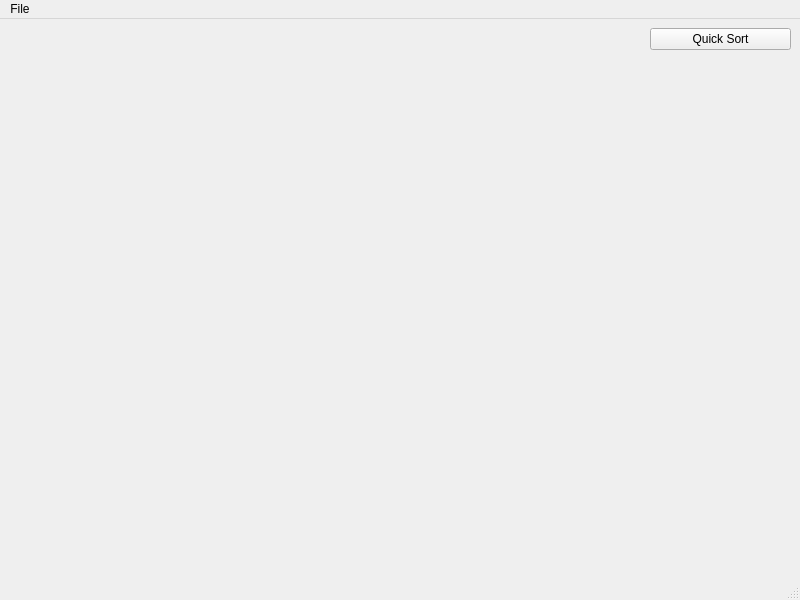
<?xml version="1.0" encoding="UTF-8"?>
<ui version="4.0">
 <class>MainWindow</class>
 <widget class="QMainWindow" name="MainWindow">
  <property name="geometry">
   <rect>
    <x>0</x>
    <y>0</y>
    <width>800</width>
    <height>600</height>
   </rect>
  </property>
  <property name="windowTitle">
   <string>MainWindow</string>
  </property>
  <widget class="QWidget" name="centralwidget">
   <layout class="QHBoxLayout" name="horizontalLayout" stretch="9,2">
    <item>
     <widget class="CentralWidget" name="centralWidget" native="true"/>
    </item>
    <item>
     <layout class="QVBoxLayout" name="verticalLayout">
      <item>
       <widget class="QPushButton" name="pushButton">
        <property name="text">
         <string>Quick Sort</string>
        </property>
       </widget>
      </item>
      <item>
       <spacer name="verticalSpacer">
        <property name="orientation">
         <enum>Qt::Vertical</enum>
        </property>
        <property name="sizeHint" stdset="0">
         <size>
          <width>20</width>
          <height>40</height>
         </size>
        </property>
       </spacer>
      </item>
     </layout>
    </item>
   </layout>
  </widget>
  <widget class="QMenuBar" name="menubar">
   <property name="geometry">
    <rect>
     <x>0</x>
     <y>0</y>
     <width>800</width>
     <height>20</height>
    </rect>
   </property>
   <widget class="QMenu" name="menuFile">
    <property name="title">
     <string>File</string>
    </property>
    <addaction name="actionOpen"/>
   </widget>
   <addaction name="menuFile"/>
  </widget>
  <widget class="QStatusBar" name="statusbar"/>
  <action name="actionOpen">
   <property name="text">
    <string>Open</string>
   </property>
   <property name="shortcut">
    <string>Ctrl+O</string>
   </property>
  </action>
 </widget>
 <customwidgets>
  <customwidget>
   <class>CentralWidget</class>
   <extends>QWidget</extends>
   <header>centralwidget.h</header>
   <container>1</container>
  </customwidget>
 </customwidgets>
 <resources/>
 <connections/>
</ui>
